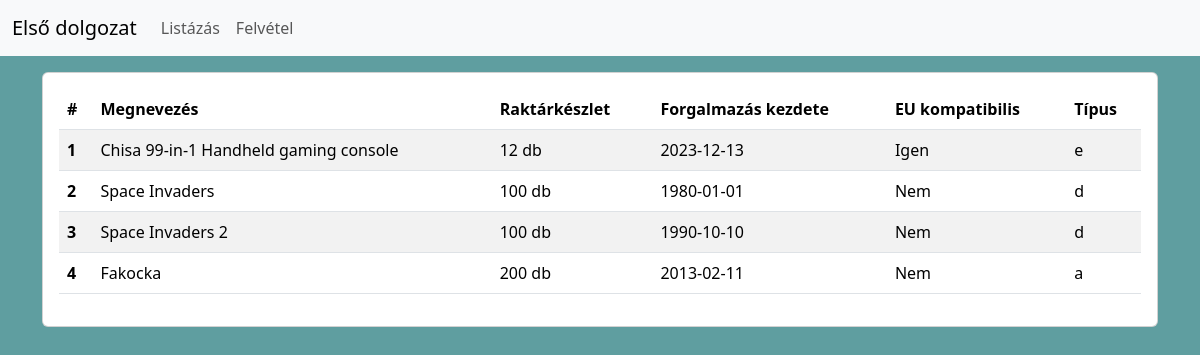
The page / on the database its author committed.
### tables this page shows
CREATE TABLE `jatekok` (
  `id` int(11) NOT NULL,
  `megnevezes` text NOT NULL COMMENT 'Játék megnevezése',
  `raktarkeszlet` int(11) NOT NULL COMMENT 'Raktárkészlet (db)',
  `forgkezd` date NOT NULL COMMENT 'Forgalmazás kezdete',
  `eukomp` tinyint(1) NOT NULL COMMENT 'Európai Uniós szabályoknak megfelel?',
  `tipus` varchar(1) NOT NULL COMMENT 'Játék típusa'
);

### dbconnector.php (called while the page is built, shortened)
<?php
class DatabaseHandler
{
    public $connection;
    public function Init() {
        $this->connection = new mysqli("localhost", "root", "", "php_elso_dolgozat");
    }
    public function GetToys() {
        $statement = $this->connection->prepare("SELECT * FROM jatekok");
        $statement->execute();
        $result = $statement->get_result();
        return $result->fetch_all(MYSQLI_ASSOC);
    }
}

### index.php (the view, shortened to what this page needs)
<?php
require  "dbconnector.php";
$databaseHandler = new DatabaseHandler();
$databaseHandler->Init();
?>
<!doctype html>
<html lang="hu">
  <head>
    <link href="https://cdn.jsdelivr.net/npm/bootstrap@5.3.2/dist/css/bootstrap.min.css" rel="stylesheet">
    <link rel="stylesheet" href="style.css">
</head>
  <body>
    <?php
        require_once("header.php");
    ?>
    <div class="container">
        <div class="row mt-3">
            <div class="col">
                <div class="card">
                    <div class="card-body">
                        <div class="table-responsive">
                            <table class="table table-striped">
                                <thead>
                                    <tr>
                                    <th scope="col">#</th>
                                    <th scope="col">Megnevezés</th>
                                    <th scope="col">Raktárkészlet</th>
                                    <th scope="col">Forgalmazás kezdete</th>
                                    <th scope="col">EU kompatibilis</th>
                                    <th scope="col">Típus</th>
                                    </tr>
                                </thead>
                                <tbody>
                                    <?php
                                        $html_output = "";
                                        $records = $databaseHandler->GetToys();
                                        foreach ($records as $record) {
                                            $eukomp = $record["eukomp"] > 0 ? "Igen" : "Nem";
                                            $html_output .= <<<HTML
                                                <tr>
                                                    <th scope="row">{$record["id"]}</th>
                                                    <td>{$record["megnevezes"]}</td>
                                                    <td>{$record["raktarkeszlet"]} db</td>
                                                    <td>{$record["forgkezd"]}</td>
                                                    <td>{$eukomp}</td>
                                                    <td>{$record["tipus"]}</td>
                                                </tr>
                                            HTML;
                                        }
                                        echo $html_output;
                                    ?>
                                </tbody>
                            </table>
                        </div>
                    </div>
                </div>
            </div>
        </div>
    </div>
  </body>
</html>

### header.php
<?php
$header_html = <<<HTML
<nav class="navbar navbar-expand-lg bg-body-tertiary">
  <div class="container-fluid">
    <a class="navbar-brand" href="#">Első dolgozat</a>
    <button class="navbar-toggler" type="button" data-bs-toggle="collapse" data-bs-target="#navbarNav" aria-controls="navbarNav" aria-expanded="false" aria-label="Toggle navigation">
      <span class="navbar-toggler-icon"></span>
    </button>
    <div class="collapse navbar-collapse" id="navbarNav">
      <ul class="navbar-nav">
        <li class="nav-item">
          <a class="nav-link" href="index.php">Listázás</a>
        </li>
        <li class="nav-item">
          <a class="nav-link" href="felvetel.php">Felvétel</a>
        </li>
      </ul>
    </div>
  </div>
</nav>
HTML;
echo $header_html;

### style.css (style rules this page uses)
body { background-color: cadetblue; }

### rows shown on the page
jatekok: id "1", megnevezes "Chisa 99-in-1 Handheld gaming console", raktarkeszlet "12", forgkezd "2023-12-13", eukomp "Igen", tipus "e"
jatekok: id "2", megnevezes "Space Invaders", raktarkeszlet "100", forgkezd "1980-01-01", eukomp "Nem", tipus "d"
jatekok: id "3", megnevezes "Space Invaders 2", raktarkeszlet "100", forgkezd "1990-10-10", eukomp "Nem", tipus "d"
jatekok: id "4", megnevezes "Fakocka", raktarkeszlet "200", forgkezd "2013-02-11", eukomp "Nem", tipus "a"
